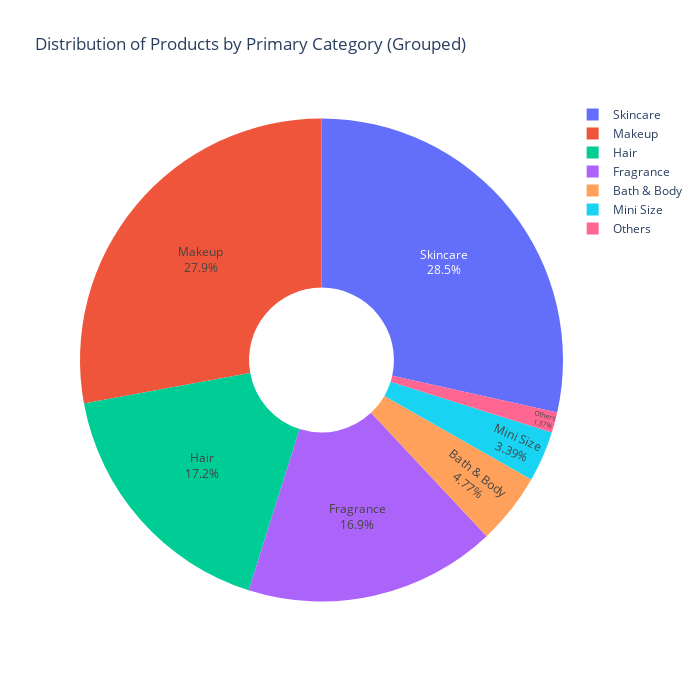

Here is the notebook cell this chart was saved with:
### Code cell
import plotly.express as px
import pandas as pd

# Count categories
category_counts = (
    product_info_df['primary_category']
    .dropna()
    .value_counts()
    .reset_index()
)
category_counts.columns = ['primary_category', 'count']
category_counts['percent'] = category_counts['count'] / category_counts['count'].sum()

# Threshold and grouping
threshold = 0.01
main_cats = category_counts[category_counts['percent'] >= threshold]
others_sum = category_counts[category_counts['percent'] < threshold]['count'].sum()

# Use pd.concat instead of .append
if others_sum > 0:
    others_row = pd.DataFrame([{
        'primary_category': 'Others',
        'count': others_sum,
        'percent': others_sum / category_counts['count'].sum()
    }])
    category_final = pd.concat([main_cats, others_row], ignore_index=True)
else:
    category_final = main_cats

# Plot
fig_cat = px.pie(
    category_final,
    names='primary_category',
    values='count',
    title='Distribution of Products by Primary Category (Grouped)',
    hole=0.3,
    width=700,
    height=700
)
fig_cat.update_traces(textposition='inside', textinfo='percent+label')
fig_cat.show()

### Figure 1 — Plotly figure (JSON) as saved in the notebook; plotly's stock layout.template omitted (floating-point values rounded to 4 significant figures)
{"data": [{"domain": {"x": [0, 1], "y": [0, 1]}, "hole": 0.3, "hovertemplate": "primary_category=%{label}<br>count=%{value}<extra></extra>", "labels": ["Skincare", "Makeup", "Hair", "Fragrance", "Bath & Body", "Mini Size", "Others"], "legendgroup": "", "name": "", "showlegend": true, "textinfo": "percent+label", "textposition": "inside", "type": "pie", "values": [2420, 2369, 1464, 1432, 405, 288, 116]}], "layout": {"height": 700, "legend": {"tracegroupgap": 0}, "title": {"text": "Distribution of Products by Primary Category (Grouped)"}, "width": 700}}
